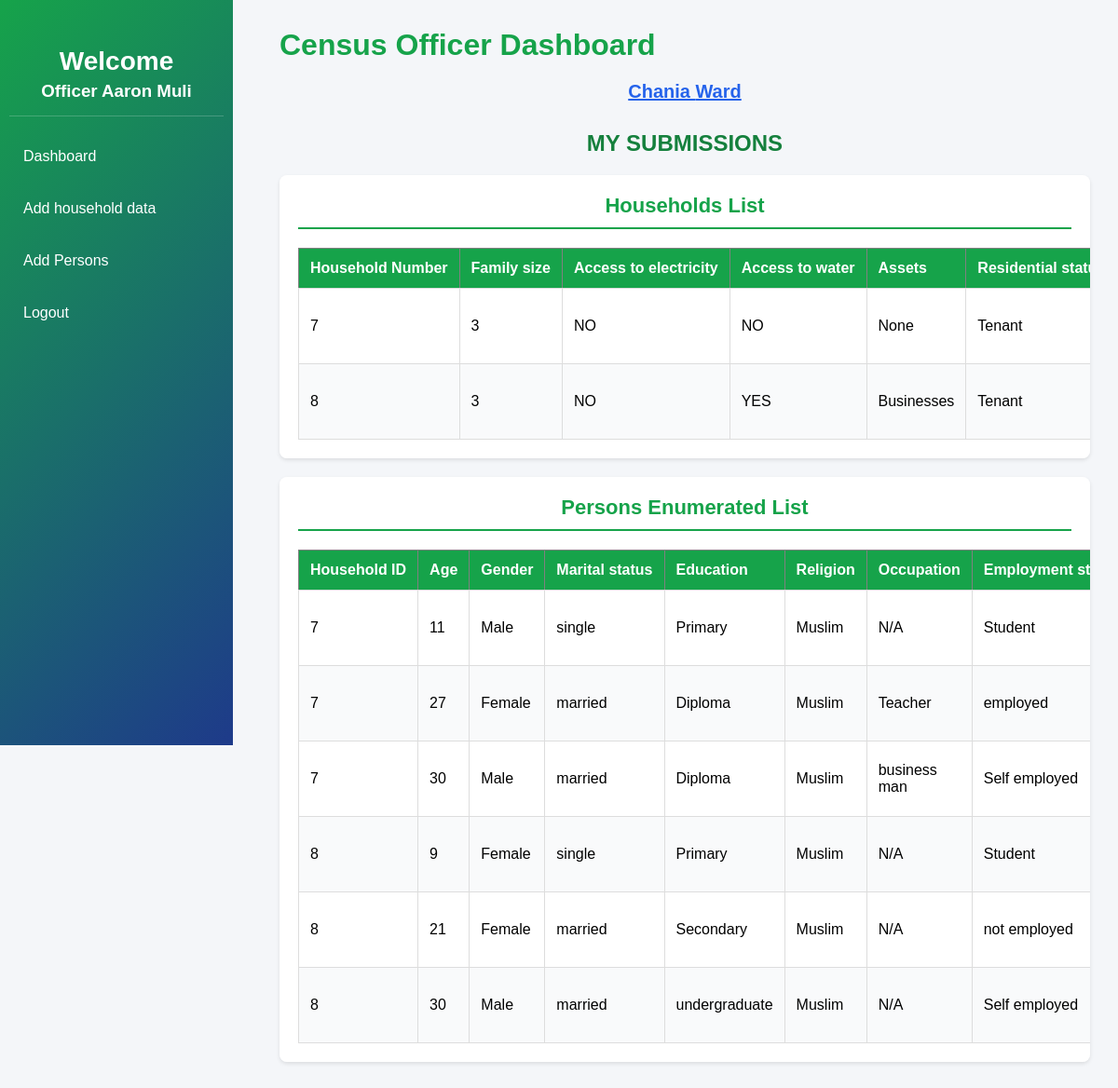
Screenshot of /censusofficerdashboard.php (signed in) with the database file from the repository.
### tables this page shows
CREATE TABLE `census_officer` (
  `censusofficer_id` int NOT NULL AUTO_INCREMENT,
  `fname` varchar(50) NOT NULL,
  `lname` varchar(50) NOT NULL,
  `phone_number` varchar(15) NOT NULL,
  `email` varchar(50) NOT NULL,
  `national_id` varchar(20) NOT NULL,
  `supervisor_id` int DEFAULT NULL,
  `user_id` int DEFAULT NULL,
  PRIMARY KEY (`censusofficer_id`),
  UNIQUE KEY `phone_number` (`phone_number`),
  UNIQUE KEY `email` (`email`),
  UNIQUE KEY `national_id` (`national_id`),
  KEY `supervisor_id` (`supervisor_id`),
  KEY `user_id` (`user_id`),
  CONSTRAINT `census_officer_ibfk_1` FOREIGN KEY (`supervisor_id`) REFERENCES `supervisor` (`supervisor_id`),
  CONSTRAINT `census_officer_ibfk_2` FOREIGN KEY (`user_id`) REFERENCES `users` (`user_id`)
);

CREATE TABLE `ward` (
  `ward_id` int NOT NULL AUTO_INCREMENT,
  `ward_name` varchar(50) NOT NULL,
  `subcounty_id` int DEFAULT NULL,
  PRIMARY KEY (`ward_id`),
  KEY `subcounty_id` (`subcounty_id`),
  CONSTRAINT `ward_ibfk_1` FOREIGN KEY (`subcounty_id`) REFERENCES `subcounty` (`subcounty_id`)
);

CREATE TABLE `household` (
  `household_id` int NOT NULL AUTO_INCREMENT,
  `censusofficer_id` int DEFAULT NULL,
  `family_size` int NOT NULL,
  `access_to_electricity` varchar(20) NOT NULL,
  `access_to_water` varchar(20) NOT NULL,
  `assets` varchar(255) NOT NULL,
  `residential_status` varchar(50) NOT NULL,
  PRIMARY KEY (`household_id`),
  KEY `censusofficer_id` (`censusofficer_id`),
  CONSTRAINT `household_ibfk_1` FOREIGN KEY (`censusofficer_id`) REFERENCES `census_officer` (`censusofficer_id`)
);

CREATE TABLE `person` (
  `person_id` int NOT NULL AUTO_INCREMENT,
  `household_id` int NOT NULL,
  `age` int NOT NULL,
  `gender` varchar(20) NOT NULL,
  `marital_status` varchar(20) NOT NULL,
  `education` varchar(100) NOT NULL,
  `religion` varchar(100) NOT NULL,
  `occupation` varchar(100) NOT NULL,
  `employment_status` varchar(100) NOT NULL,
  `tribe` varchar(20) NOT NULL,
  PRIMARY KEY (`person_id`),
  KEY `household_id` (`household_id`),
  CONSTRAINT `person_ibfk_1` FOREIGN KEY (`household_id`) REFERENCES `household` (`household_id`)
);

### censusofficerdashboard.php (the view, shortened to what this page needs)
<?php
include 'connect.php';
$user_id = $_SESSION['user_id'];
$page = $_GET['page'] ?? 'home';
$sql_officer="SELECT fname,lname FROM CENSUS_OFFICER WHERE user_id = '$user_id'";
$result_officer=mysqli_query($conn,$sql_officer);
$officer_row = mysqli_fetch_assoc($result_officer);
$officer_name = ($officer_row['fname'] ?? '') . ' ' . ($officer_row['lname'] ?? '');
$sql_ward="SELECT WARD.ward_name
FROM CENSUS_OFFICER
JOIN SUPERVISOR
ON CENSUS_OFFICER.supervisor_id = SUPERVISOR.supervisor_id
JOIN WARD
ON SUPERVISOR.ward_id = WARD.ward_id
WHERE CENSUS_OFFICER.user_id = '$user_id'";
$result_ward=mysqli_query($conn,$sql_ward);
$ward_row = mysqli_fetch_assoc($result_ward);
$ward_name = $ward_row['ward_name'] ?? 'ward';
$sql_household = "SELECT
    HOUSEHOLD.household_id,
    HOUSEHOLD.family_size,
    HOUSEHOLD.access_to_electricity,
    HOUSEHOLD.access_to_water,
     HOUSEHOLD.assets,
      HOUSEHOLD.residential_status,
    CONCAT( CENSUS_OFFICER.fname, ' ', CENSUS_OFFICER.lname) AS census_officer
FROM HOUSEHOLD
JOIN CENSUS_OFFICER
ON HOUSEHOLD.censusofficer_id = CENSUS_OFFICER.censusofficer_id
WHERE CENSUS_OFFICER.user_id = '$user_id'";
$result_household = mysqli_query($conn, $sql_household);
$sql_person = "
SELECT PERSON.*
FROM PERSON
JOIN HOUSEHOLD
ON PERSON.household_id = HOUSEHOLD.household_id
JOIN CENSUS_OFFICER
ON HOUSEHOLD.censusofficer_id = CENSUS_OFFICER.censusofficer_id
WHERE CENSUS_OFFICER.user_id = '$user_id'
";
$result_person = mysqli_query($conn, $sql_person);
?>
<!DOCTYPE html>
<html lang="en">
<head>
<link rel="stylesheet" href="commissionerdashboard.css">
</head>
<body>
<div class="sidebar">
    <div class="logo">
        <h2>Welcome</h2>
           <h3>Officer  <?=$officer_name?> </h3>
    </div>
    <ul class="menu">
      <li><a href="censusofficerdashboard.php">Dashboard</a></li>
      <li><a href="censusofficerdashboard.php?page=household">  Add household data </a></li>
       <li><a href="censusofficerdashboard.php?page=person">  Add Persons  </a></li>
       <li><a href="homepage.html">Logout</a></li>
      </ul>
</div>
<div class="main">
    <?php
    if($page == 'home'){
    ?>
     <div class="header">
        <h1> Census Officer Dashboard</h1>
          <p><u><?=$ward_name?> Ward</u></p>
    </div>
    <h2>MY SUBMISSIONS</h2>
        <div class="table-section">
            <h3>Households List</h3>
            <table border="1">
                <thead>
                    <tr>
                          <th>Household Number </th>
                            <th>Family size</th>
                            <th>Access to electricity</th>
                            <th>Access to water</th>
                            <th>Assets</th>
                            <th>Residential status</th>
                    </tr>
                </thead>
                <tbody>
                    <?php if(mysqli_num_rows($result_household) > 0): ?>
                        <?php while($row = mysqli_fetch_assoc($result_household)): ?>
                            <tr>
                                <td><?= $row['household_id'] ?></td>
                                    <td><?= $row['family_size'] ?></td>
                                    <td><?= $row['access_to_electricity'] ?></td>
                                    <td><?= $row['access_to_water'] ?></td>
                                    <td><?= $row['assets'] ?></td>
                                    <td><?= $row['residential_status'] ?></td>
                            </tr>
                        <?php endwhile; ?>
                    <?php else: ?>
                        <tr>
                            <td colspan="8">No households Submitted</td>
                        </tr>
                    <?php endif; ?>
                </tbody>
            </table>
        </div>
        <div class="table-section">
            <h3>Persons Enumerated List</h3>
            <table border="1">
                <thead>
                    <tr>
                          <th>Household ID</th>
                            <th>Age</th>
                            <th>Gender</th>
                            <th>Marital status</th>
                            <th>Education</th>
                            <th>Religion</th>
                            <th>Occupation</th>
                            <th>Employment status</th>
                    </tr>
                </thead>
                <tbody>
                    <?php if(mysqli_num_rows($result_person) > 0): ?>
                        <?php while($row = mysqli_fetch_assoc($result_person)): ?>
                            <tr>
                                 <td><?= $row['household_id'] ?></td>
                                    <td><?= $row['age'] ?></td>
                                    <td><?= $row['gender'] ?></td>
                                    <td><?= $row['marital_status'] ?></td>
                                    <td><?= $row['education'] ?></td>
                                    <td><?= $row['religion'] ?></td>
                                    <td><?= $row['occupation'] ?></td>
                                    <td><?= $row['employment_status'] ?></td>
                            </tr>
                        <?php endwhile; ?>
                    <?php else: ?>
                        <tr>
                            <td colspan="11">No persons Submitted</td>
                        </tr>
                    <?php endif; ?>
                </tbody>
            </table>
        </div>
    <?php
    }
    ?>
</div>
</body>
</html>

### commissionerdashboard.css (style rules this page uses)
* { margin: 0; padding: 0; box-sizing: border-box; font-family: Arial, Helvetica, sans-serif; }
body { background: #f4f6f9; display: flex; min-height: 100vh; }
.sidebar { width: 250px; min-height: 100vh; background: linear-gradient(135deg, #16a34a, #1e3a8a); color: white; padding: 10px; position: fixed; left: 0; top: 0; }
.main h2 { color: #15803d; text-align: center; }
.logo { text-align: center; margin-top: 40px; padding-bottom: 15px; border-bottom: 1px solid rgba(255, 255, 255, 0.2); }
.logo h2 { font-size: 28px; margin-bottom: 5px; }
.menu { list-style: none; margin-top: 20px; }
.menu li { padding: 14px 15px; margin-bottom: 10px; border-radius: 8px; cursor: pointer; transition: 0.3s; }
.menu li a { display: block; padding: 14px 15px; margin: -14px -15px; border-radius: 8px; cursor: pointer; transition: 0.3s; text-decoration: none; color: white; }
.main { margin-left: 270px; width: calc(100% - 270px); padding: 30px; min-height: 100vh; }
.header { margin-bottom: 30px; }
.header h1 { font-size: 32px; color: #16a34a; }
.header p { color: #2563eb; font-size: 20px; text-align: center; margin-top: 20px; font-weight: bold; }
.table-section { background: white; border-radius: 8px; padding: 20px; margin: 20px auto; box-shadow: 0 2px 4px rgba(0, 0, 0, 0.1); overflow-x: auto; max-width: 100%; }
.table-section h3 { color: #16a34a; margin-bottom: 20px; text-align: center; font-size: 22px; border-bottom: 2px solid #16a34a; padding-bottom: 10px; }
.table-section table { width: 100%; border-collapse: collapse; margin: 0 auto; }
.table-section th { background: #16a34a; color: white; padding: 12px; text-align: left; font-weight: bold; white-space: nowrap; }
.table-section td { padding: 12px; border: 1px solid #ddd; }
.table-section tr:nth-child(even) { background: #f9fafb; }

### rows the page displays
census_officer: officer_name "Aaron Muli"
ward: ward_name "Chania"
household: household_id "7", family_size "3", access_to_electricity "NO", access_to_water "NO", assets "None", residential_status "Tenant"
household: household_id "8", family_size "3", access_to_electricity "NO", access_to_water "YES", assets "Businesses", residential_status "Tenant"
person: household "7", age "11", gender "Male", marital_status "single", education "Primary", religion "Muslim", occupation "N/A", employment_status "Student"
person: household "7", age "27", gender "Female", marital_status "married", education "Diploma", religion "Muslim", occupation "Teacher", employment_status "employed"
person: household "7", age "30", gender "Male", marital_status "married", education "Diploma", religion "Muslim", occupation "business man", employment_status "Self employed"
person: household "8", age "9", gender "Female", marital_status "single", education "Primary", religion "Muslim", occupation "N/A", employment_status "Student"
person: household "8", age "21", gender "Female", marital_status "married", education "Secondary", religion "Muslim", occupation "N/A", employment_status "not employed"
person: household "8", age "30", gender "Male", marital_status "married", education "undergraduate", religion "Muslim", occupation "N/A", employment_status "Self employed"
